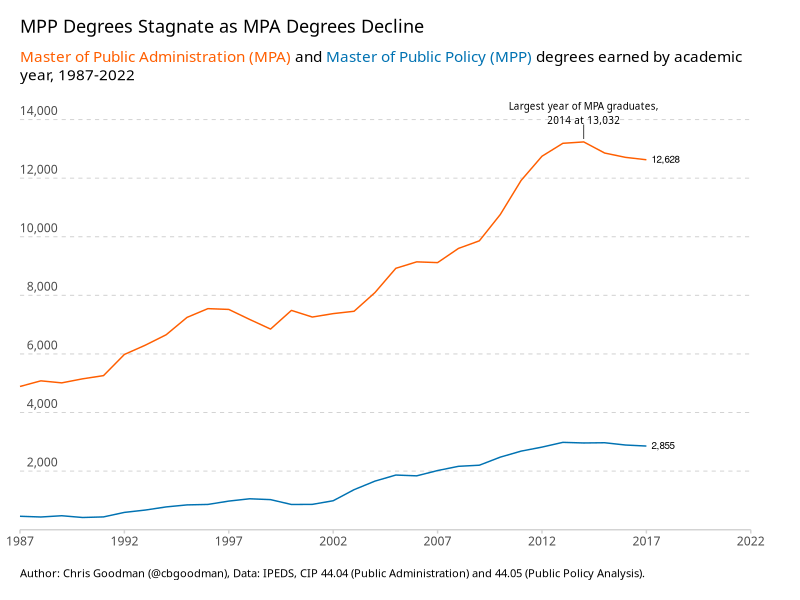
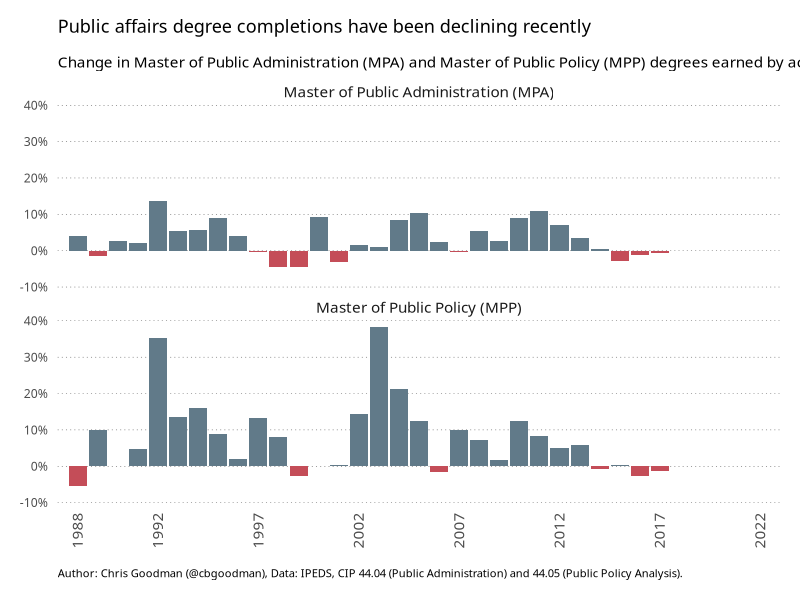

Generate these figures, in order, with R:
library(tidyverse)
library(scales)
library(ggrepel)
library(ggtext)

# read in data - IPEDS data on completions in PA/PP masters programs
ipeds = read.csv("data.csv") |>
  mutate(
    cip = as.factor(
      recode(
        cip,
        "4404" = "Master of Public Administration (MPA)",
        "4405" = "Master of Public Policy (MPP)"
      )
    )
  ) |>
  group_by(cip) |>
  mutate(
    diff = students - lag(students, n = 1L, order_by = ay_ending),
    percent_diff = diff / lag(students, n = 1L, order_by = ay_ending),
    updown.chg.perc = case_when(percent_diff >= 0 ~ "up", TRUE ~ "down"),
  ) |>
  ungroup()

# Breaks for y-axis
breaks = scales::extended_breaks(n = 7)(ipeds$students)
breaks = breaks[2:length(breaks)]

# Annotation
mpa_label_vals = ipeds |>
  filter(cip == "Master of Public Administration (MPA)") |>
  arrange(desc(students)) |>
  slice_max(students, n = 1)

mpampp = ipeds |>
  ggplot() +
  geom_line(aes(y = students, x = ay_ending, group = cip, color = cip)) +
  # MPA Annotation
  annotate(
    "text",
    x = mpa_label_vals$ay_ending,
    y = mpa_label_vals$students * 1.075,
    label = "Largest year of MPA graduates,\n2014 at 13,032",
    size = 2.5,
    family = "Public Sans"
  ) +
  annotate(
    "segment",
    x = mpa_label_vals$ay_ending,
    xend = mpa_label_vals$ay_ending,
    y = mpa_label_vals$students + 100,
    yend = mpa_label_vals$students * 1.045,
    linewidth = .25
  ) +
  geom_richtext(
    data = ipeds  |> group_by(cip) |> filter(ay_ending == max(ay_ending)), 
    aes(
      x = ay_ending,
      y = students,
      label = label_comma()(students)),
    fill = NA, label.color = NA, hjust = 0, size = 2.5
  ) +
  coord_cartesian(clip = "off", xlim = c(1987,2022)) +
  scale_x_continuous(
    breaks = c(1987, 1992, 1997, 2002, 2007, 2012, 2017, 2022),
    expand = expansion(mult = c(0, 0))
  ) +
  scale_y_continuous(
    limits = c(-1, 14500),
    breaks = breaks,
    expand = c(0, 0),
    labels = label_comma()
  ) +
  scale_colour_manual(
    values = c("#ff5e00", "#0072b2")
  ) +
  guides(
    x = guide_axis(cap = "both"), # Cap both ends
  ) +
  # Theming
  labs(
    title = "MPP Degrees Stagnate as MPA Degrees Decline",
    subtitle = "<span style='color:#ff5e00'>Master of Public Administration (MPA)</span> and <span style='color:#0072b2'>Master of Public Policy (MPP)</span> degrees earned by academic year, 1987-2022",
    caption = "Author: Chris Goodman (@cbgoodman), Data: IPEDS, CIP 44.04 (Public Administration) and 44.05 (Public Policy Analysis).",
    y = NULL,
    x = NULL
  ) +
  theme_minimal(base_family = "Public Sans") +
  theme(
    legend.position = "none",
    panel.background = element_blank(),
    axis.text.y = element_text(
      angle = 0,
      vjust = -.5,
      margin = margin(r = -30)
    ),
    panel.grid.minor = element_blank(),
    panel.grid.major.x = element_blank(),
    panel.grid.major.y = element_line(
      colour = "light grey",
      linetype = "dashed",
      linewidth = .35
    ),
    axis.ticks.x = element_line(color = "light grey"),
    axis.ticks.y = element_blank(),
    axis.line.x = element_line(
      colour = "light grey",
      linetype = "solid",
      linewidth = .5
    )
  ) +
  # breathing room for the plot + expand right for labels
  theme(plot.margin = unit(c(0.5, 1.25, 0.5, 0.5), "cm")) +
  # make the plot title bold and modify the bottom margin a bit
  theme(
    plot.title = element_textbox_simple(
      family = "Public Sans SemiBold",
      size = 13,
      margin = margin(b = 11)
    )
  ) +
  # make the subtitle italic
  theme(
    plot.subtitle = element_textbox_simple(
      family = "Public Sans Italic",
      size = 11,
      margin = margin(b = 15)
    )
  ) +
  theme(
    plot.caption = element_text(
      size = 8,
      hjust = 0,
      margin = margin(t = 15)
    )
  )

ggsave(
  plot = mpampp,
  "mpampp.png",
  path = ".",
  width = 10,
  height = 6,
  units = "in",
  dpi = "retina",
  bg = "#ffffff",
  device = grDevices::png
)

pal = c("down" = "#C44D58", "up" = "#617A89")

mpamppdiff = ipeds |>
  ggplot() +
  geom_bar(
    stat = "identity",
    aes(y = percent_diff, x = ay_ending, fill = updown.chg.perc, color = NULL),
    #position = position_nudge(x = 15)
  ) +
  facet_wrap(~cip, nrow = 2,
    #labeller = labeller(industry.code = label)
  ) +
  scale_x_continuous(
    limits = c(1987, 2023),
    breaks = c(1988, 1992, 1997, 2002, 2007, 2012, 2017, 2022),
    expand = c(0, 0)
  ) +
  scale_y_continuous(
    labels = scales::percent,
    limits = c(-0.1, 0.4),
    expand = c(0, 0)
  ) +
  scale_fill_manual(
    values = pal,
    guide = "none"
  ) +
  # Theming
  labs(
    title = "Public affairs degree completions have been declining recently",
    subtitle = "Change in Master of Public Administration (MPA) and Master of Public Policy (MPP) degrees earned by academic year, 1988-2022",
    caption = "Author: Chris Goodman (@cbgoodman), Data: IPEDS, CIP 44.04 (Public Administration) and 44.05 (Public Policy Analysis).",
    y = NULL,
    x = NULL) +
  theme_minimal(base_family = "Public Sans") +
  # light, dotted major y-grid lines only
  theme(panel.grid = element_line()) +
  theme(panel.grid.major.y = element_line(color = "#2b2b2b", linetype = "dotted", size = 0.15)) +
  theme(panel.grid.major.x = element_blank()) +
  theme(panel.grid.minor.x = element_blank()) +
  theme(panel.grid.minor.y = element_blank()) +
  # light x-axis line only
  theme(axis.line = element_line()) +
  theme(axis.line.y = element_blank()) +
  theme(axis.line.x = element_blank()) +
  # tick styling
  theme(axis.ticks = element_line()) +
  theme(axis.ticks.x = element_blank()) +
  theme(axis.ticks.y = element_blank()) +
  theme(axis.ticks.length = unit(5, "pt")) +
  # x-axis labels
  theme(axis.text.x = element_text(size = 11, hjust = 0.95, vjust = 0.5, angle = 90)) +
  # breathing room for the plot
  theme(plot.margin = unit(rep(0.5, 4), "cm")) +
  # move the y-axis tick labels over a bit
  #theme(axis.text.y = element_text(margin = margin(r = -5))) +
  #theme(axis.text.x = element_text(margin = margin(r = -5))) +
  # make the plot title bold and modify the bottom margin a bit
  theme(plot.title = element_text(family = "Public Sans SemiBold", size = 13, margin = margin(b = 15))) +
  # make the subtitle italic
  theme(plot.subtitle = element_text(family = "Public Sans Italic", size = 11)) +
  # increase size of facet text
  theme(strip.text.x = element_text(size = 11)) +
  theme(plot.caption = element_text(size = 8, hjust = 0, margin = margin(t = 15)))

ggsave(
  plot = mpamppdiff,
  "mpamppdiff.png",
  path = ".",
  width = 10,
  height = 8,
  units = "in",
  dpi = "retina",
  bg = "#ffffff",
  device = grDevices::png
)
